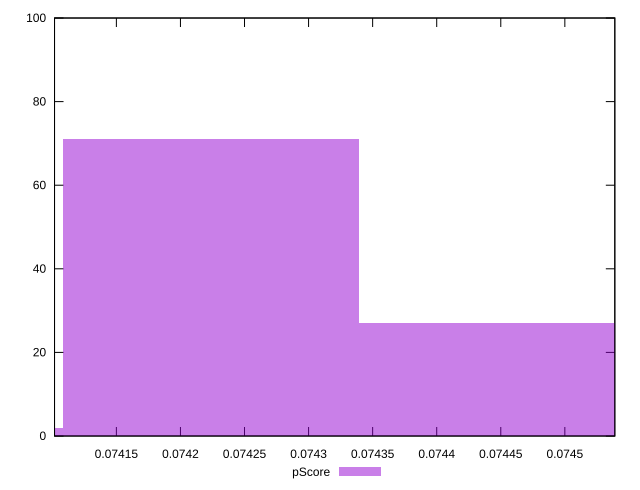

Reproduce this figure in gnuplot.
reset

$pScore <<EOF
0.07422372883370423 71
0.07445423730834307 27
0.0739932203590654 2
EOF

set key outside below
set boxwidth 0.00023050847463883302
set xrange [0.07410173647326307:0.0745390034752148]
set yrange [0:100]
set trange [0:100]
set style fill transparent solid 0.5 noborder
set terminal svg size 640, 490 enhanced background rgb 'white'
set output "reports/report_00031_2021-02-24T23-18-18.084Z/uses-long-cache-ttl/samples/music/pScore/histogram.svg"

plot $pScore title "pScore" with boxes

reset
